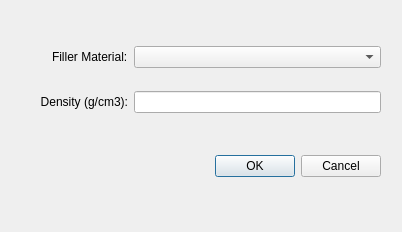
<?xml version="1.0" encoding="UTF-8"?>
<ui version="4.0">
 <class>Dialog</class>
 <widget class="QDialog" name="Dialog">
  <property name="geometry">
   <rect>
    <x>0</x>
    <y>0</y>
    <width>402</width>
    <height>232</height>
   </rect>
  </property>
  <property name="windowTitle">
   <string>Filler Material</string>
  </property>
  <widget class="QDialogButtonBox" name="buttonBox">
   <property name="geometry">
    <rect>
     <x>40</x>
     <y>150</y>
     <width>341</width>
     <height>32</height>
    </rect>
   </property>
   <property name="orientation">
    <enum>Qt::Orientation::Horizontal</enum>
   </property>
   <property name="standardButtons">
    <set>QDialogButtonBox::StandardButton::Cancel|QDialogButtonBox::StandardButton::Ok</set>
   </property>
  </widget>
  <widget class="QWidget" name="gridLayoutWidget">
   <property name="geometry">
    <rect>
     <x>40</x>
     <y>29</y>
     <width>341</width>
     <height>101</height>
    </rect>
   </property>
   <layout class="QGridLayout" name="gridLayout">
    <item row="0" column="0" alignment="Qt::AlignmentFlag::AlignRight">
     <widget class="QLabel" name="label_2">
      <property name="text">
       <string>Filler Material:</string>
      </property>
     </widget>
    </item>
    <item row="0" column="1">
     <widget class="QComboBox" name="comboBox"/>
    </item>
    <item row="1" column="0">
     <widget class="QLabel" name="label">
      <property name="text">
       <string>Density (g/cm3):</string>
      </property>
      <property name="alignment">
       <set>Qt::AlignmentFlag::AlignRight|Qt::AlignmentFlag::AlignTrailing|Qt::AlignmentFlag::AlignVCenter</set>
      </property>
     </widget>
    </item>
    <item row="1" column="1">
     <widget class="QLineEdit" name="lineEdit"/>
    </item>
   </layout>
  </widget>
 </widget>
 <resources/>
 <connections>
  <connection>
   <sender>buttonBox</sender>
   <signal>accepted()</signal>
   <receiver>Dialog</receiver>
   <slot>accept()</slot>
   <hints>
    <hint type="sourcelabel">
     <x>248</x>
     <y>254</y>
    </hint>
    <hint type="destinationlabel">
     <x>157</x>
     <y>274</y>
    </hint>
   </hints>
  </connection>
  <connection>
   <sender>buttonBox</sender>
   <signal>rejected()</signal>
   <receiver>Dialog</receiver>
   <slot>reject()</slot>
   <hints>
    <hint type="sourcelabel">
     <x>316</x>
     <y>260</y>
    </hint>
    <hint type="destinationlabel">
     <x>286</x>
     <y>274</y>
    </hint>
   </hints>
  </connection>
 </connections>
</ui>
